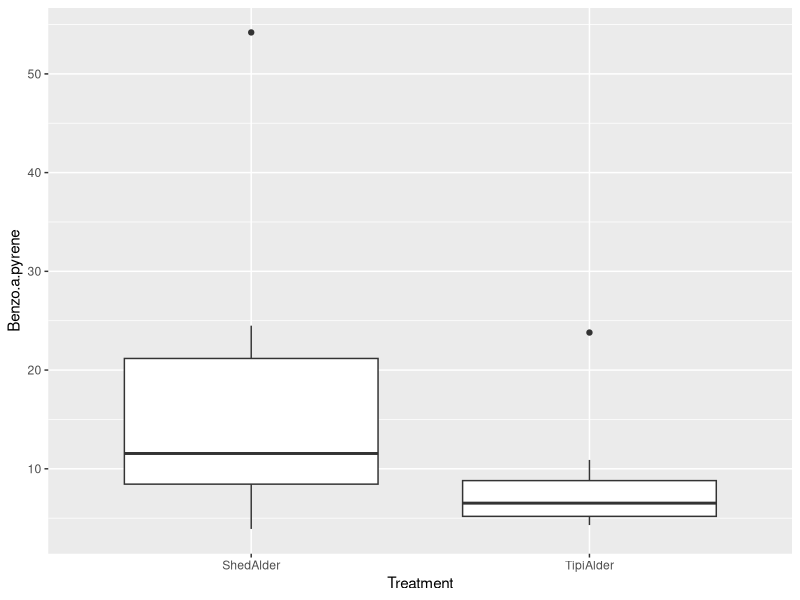
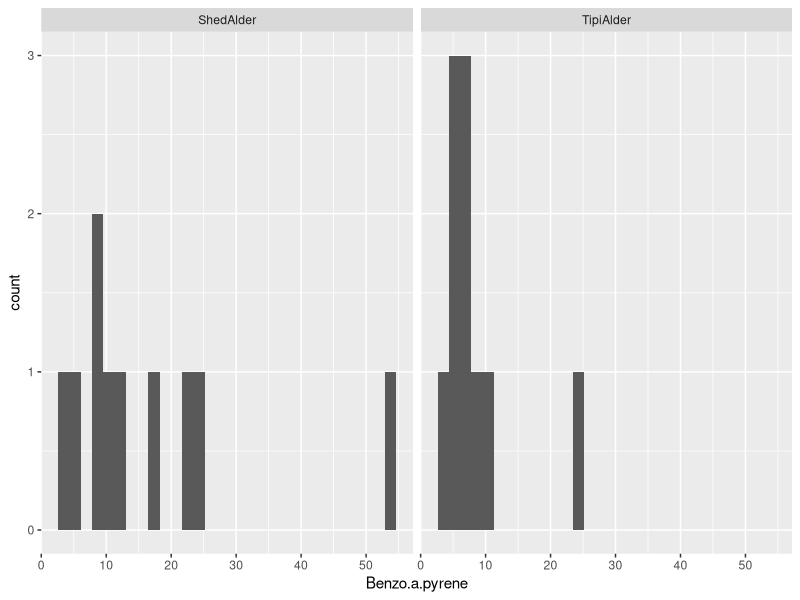
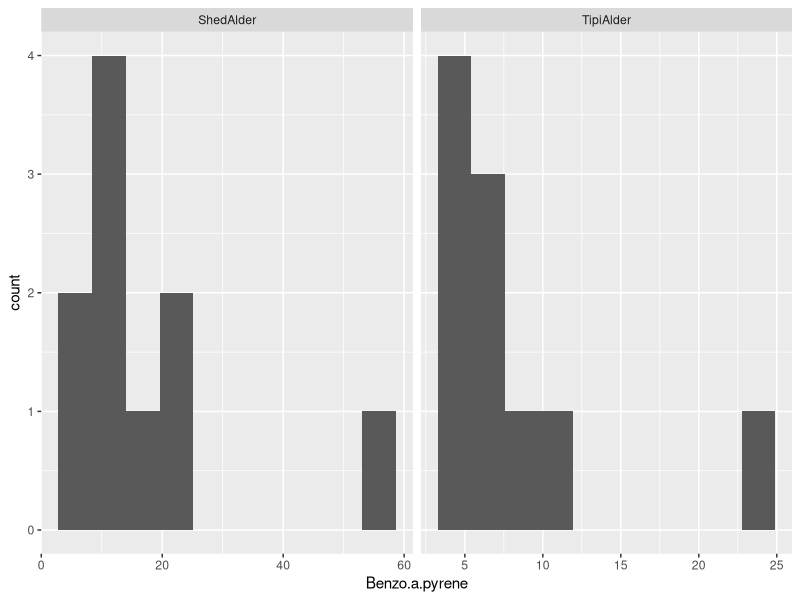
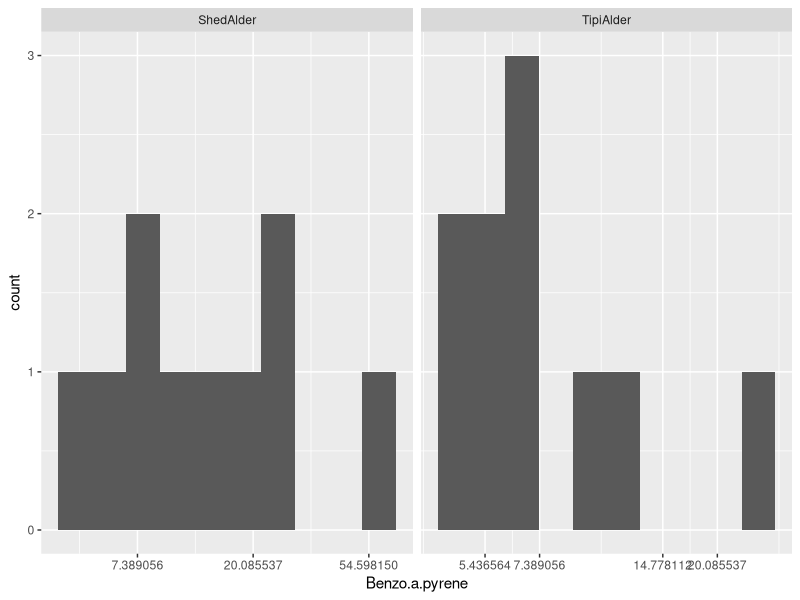

Write the R code that produced these figures, in order.
library(ggplot2)
library(dplyr)
library(tidyverse)

# read in data #
mydata = read.csv("Power_Example_Data.csv", header = T)

head(mydata)

table(mydata$Treatment)

# boxplots #
ggplot(data = mydata, aes(x = Treatment, y = Benzo.a.pyrene)) +
  geom_boxplot()

# histograms #
ggplot(data = mydata, aes(x = Benzo.a.pyrene)) +
  geom_histogram() +
  facet_grid(~Treatment)

# reduce number of bins #
ggplot(data = mydata, aes(x = Benzo.a.pyrene)) +
  geom_histogram(bins = 10) +
  facet_grid(~Treatment, scales = "free") # let scales be unequal #

# what about log scale #
ggplot(data = mydata, aes(x = Benzo.a.pyrene)) +
  geom_histogram(bins = 10) +
  scale_x_continuous(trans = "log") +
  facet_grid(~Treatment, scales = "free") # let scales be unequal #

# compute some summary statistics by treatment #
mydata %>% group_by(Treatment)

mydata %>% group_by(Treatment) %>% summarise(Mean_Benzo = mean(Benzo.a.pyrene))

data_summary = mydata %>% group_by(Treatment) %>% summarise(Mean_Benzo = mean(Benzo.a.pyrene), Var_Benzo = var(Benzo.a.pyrene), Var_Log2_Benzo = var(log2(Benzo.a.pyrene)))


# power analysis for test of two groups t-test comparison in R #
# Type 1 error - 0.05
# n = 10 per group
# effect size of 8 #
# use tipi variance - data_summary$Var_Benzo[2]#

power.t.test(n = 10, delta = 8, sd = sqrt(data_summary$Var_Benzo[2]), sig.level = 0.05)

# what if my alternate hypothesis is one-sided? #
power.t.test(n = 10, delta = 8, sd = sqrt(data_summary$Var_Benzo[2]), sig.level = 0.05, alternative = "one.sided")

# what if we assume shed variance? #
power.t.test(n = 10, delta = 8, sd = sqrt(data_summary$Var_Benzo[1]), sig.level = 0.05)

# how many samples for 80% power? #
power.t.test(delta = 8, sd = sqrt(data_summary$Var_Benzo[1]), sig.level = 0.05, power = 0.8)


### what if I don't know my desired sample size??? ###
# log transform data #
# effect size becomes fold-change #
# what if we assume shed variance? #
# on log2 scale ==> effect size = 1 corresponds to 2-fold change #
power.t.test(n = 10, delta = 1, sd = sqrt(data_summary$Var_Log2_Benzo[1]), sig.level = 0.05)


power.t.test(n = c(10,20), delta = 1, sd = sqrt(data_summary$Var_Log2_Benzo[1]), sig.level = 0.05)

### other functions available for ANOVA or test of proportions ###
## outside of these ==> contact a statistician ##

